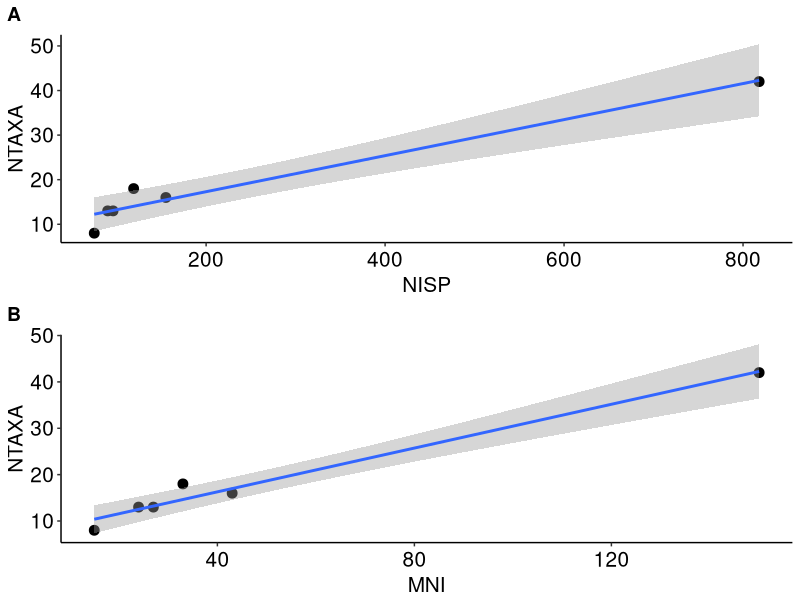

Write R code to recreate this figure. (Note: this script raises an error after producing the figure.)
## ---- chunk 1
# set the base directory for knitr to the directory above this one
# install.packages(c("knitr", "car", "ggplot2", "reshape2", "plyr", "dplyr", "viridis, "ggpubr"))
library(knitr)
opts_knit$set(root.dir = '../', progress = FALSE)
## ---- chunk 2
# see the output of sessionInfo() at the bottom for package version numbers
library(car)
library(ggplot2)
library(reshape2)
library(plyr)
library(dplyr)
library(viridis)
library(ggpubr)
## ---- chunk 3
rel<-read.csv("data/All_NISPNTAXA.csv")
layer1rev1<-read.csv("data/Area1Layer_rev1.csv")
layer1rev1mni<-read.csv("data/Area1Layer_rev1mni.csv")
layer2rev1<-read.csv("data/Area2Layer_rev1.csv")
layer2rev1mni<-read.csv("data/Area2Layer_rev1mni.csv")
layer3rev1<-read.csv("data/Area3Layer_rev1.csv")
fig5<-read.csv("data/fig5.csv")
fig6<-read.csv("data/fig6.csv")
btrev<-read.csv("data/Area3_btrev.csv")
## ---- chunk 4
NISP<-ggplot(rel, aes(NISP, NTAXA)) +
  geom_point(size = 3) +
  geom_smooth(method = "lm") +
  ggtitle("") +
  theme(panel.grid.major = element_blank(), 
        panel.grid.minor = element_blank(),
        panel.background = element_blank(), 
        axis.line = element_line(colour = "black"),
        strip.background = element_rect(colour="white", fill="white"),
        strip.text.x = element_text(colour = "black", size = 15),
        axis.text.x = element_text(vjust=0.5, color="black", size=15),
        axis.text.y = element_text(vjust=0.5, color="black", size=15), 
        axis.title.y = element_text(vjust=1.0, color="black", size=15),
        axis.title.x = element_text(vjust=0.1, color="black", size=15),
        plot.title = element_text(hjust = 0.5, size=15),
        legend.text = element_text(size=15),
        legend.title = element_text(size=15))

MNI<-ggplot(rel, aes(MNI, NTAXA)) +
  geom_point(size = 3) +
  geom_smooth(method = "lm") +
  ggtitle("") +
  theme(panel.grid.major = element_blank(), 
        panel.grid.minor = element_blank(),
        panel.background = element_blank(), 
        axis.line = element_line(colour = "black"),
        strip.background = element_rect(colour="white", fill="white"),
        strip.text.x = element_text(colour = "black", size = 15),
        axis.text.x = element_text(vjust=0.5, color="black", size=15),
        axis.text.y = element_text(vjust=0.5, color="black", size=15), 
        axis.title.y = element_text(vjust=1.0, color="black", size=15),
        axis.title.x = element_text(vjust=0.1, color="black", size=15),
        plot.title = element_text(hjust = 0.5, size=15),
        legend.text = element_text(size=15),
        legend.title = element_text(size=15))
figure3 <- ggarrange(NISP, MNI,
                     labels = c("A", "B"),
                     nrow = 2)
figure3
ggexport(figure3, width = 1000, height = 1000, filename = "Relationships.png", res=200)

#Statistical Analysis
ggexport(figure3, width = 1000, height = 1000, filename = "Relationships.png", res=200)
nispntaxa<- lm(rel$NISP ~ rel$NTAXA)
summary(nispntaxa)
mnintaxa<- lm(rel$MNI ~ rel$NTAXA)
summary(mnintaxa)

nispntaxa.1<- lm(rel_rev$NISP ~ rel_rev$NTAXA)
summary(nispntaxa.1)
mnintaxa.1<- lm(rel_rev$MNI ~ rel_rev$NTAXA)
summary(mnintaxa.1)

#Without Area 3
rel<-read.csv("All_NISPNTAXA.csv")
rel
rel_rev <- rel[2:6, ]

NISP2<-ggplot(rel_rev, aes(NISP, NTAXA)) +
  geom_point(size = 3) +
  geom_smooth(method = "glm") +
  ggtitle("") +
  theme(panel.grid.major = element_blank(), 
        panel.grid.minor = element_blank(),
        panel.background = element_blank(), 
        axis.line = element_line(colour = "black"),
        strip.background = element_rect(colour="white", fill="white"),
        strip.text.x = element_text(colour = "black", size = 15),
        axis.text.x = element_text(vjust=0.5, color="black", size=15),
        axis.text.y = element_text(vjust=0.5, color="black", size=15), 
        axis.title.y = element_text(vjust=1.0, color="black", size=15),
        axis.title.x = element_text(vjust=0.1, color="black", size=15),
        plot.title = element_text(hjust = 0.5, size=15),
        legend.text = element_text(size=15),
        legend.title = element_text(size=15))
MNI2<-ggplot(rel_rev, aes(MNI, NTAXA)) +
  geom_point(size = 3) +
  geom_smooth(method = "glm") +
  ggtitle("") +
  theme(panel.grid.major = element_blank(), 
        panel.grid.minor = element_blank(),
        panel.background = element_blank(), 
        axis.line = element_line(colour = "black"),
        strip.background = element_rect(colour="white", fill="white"),
        strip.text.x = element_text(colour = "black", size = 15),
        axis.text.x = element_text(vjust=0.5, color="black", size=15),
        axis.text.y = element_text(vjust=0.5, color="black", size=15), 
        axis.title.y = element_text(vjust=1.0, color="black", size=15),
        axis.title.x = element_text(vjust=0.1, color="black", size=15),
        plot.title = element_text(hjust = 0.5, size=15),
        legend.text = element_text(size=15),
        legend.title = element_text(size=15))

figure4 <- ggarrange(NISP2, MNI2,
                     labels = c("A", "B"),
                     nrow = 2)
figure4
ggexport(figure4, width = 1000, height = 1000, filename = "Relationships_woutA3.png", res=200)
rel_rev
## ---- chunk 5
layer1rev1<-read.csv("Area1Layer_rev1.csv")
layer1rev1
S1E4 <- layer1rev1[1:20, ]
S2E12 <- layer1rev1[21:44, ]

A1_1 <-ggplot(S1E4, aes(Layer, NISP, color=Taxon, group=Taxon)) +
  geom_point(size=3) +
  #geom_smooth(method = "glm") +
  ggtitle("Area 1-Unit S1E4: NISP") +
  geom_line(linetype="dashed") +
  #xlim(0,75)+
  ylim(0,22)+
  theme(panel.grid.major = element_blank(), 
        panel.grid.minor = element_blank(),
        panel.background = element_blank(), 
        axis.line = element_line(colour = "black"),
        strip.background = element_rect(colour="white", fill="white"),
        strip.text.x = element_text(colour = "black", size = 15),
        axis.text.x = element_text(vjust=0.5, color="black", size=15),
        axis.text.y = element_text(vjust=0.5, color="black", size=15), 
        axis.title.y = element_text(vjust=1.0, color="black", size=15),
        axis.title.x = element_text(vjust=0.1, color="black", size=15),
        plot.title = element_text(hjust = 0.5, size=15))+
  scale_color_hue(l=50, c=40)
#ggsave("Area1S1E4_PerLayer.tiff", width = 11, height = 8.5, units = "in")

A1_2 <-ggplot(S2E12, aes(Layer, NISP, color=Taxon, group=Taxon)) +
  geom_point(size=3) +
  #geom_smooth(method = "glm") +
  ggtitle("Area 1-Unit S2E12: NISP") +
  geom_line(linetype="dashed") +
  #xlim(0,75)+
  ylim(0,22)+
  theme(panel.grid.major = element_blank(), 
        panel.grid.minor = element_blank(),
        panel.background = element_blank(), 
        axis.line = element_line(colour = "black"),
        strip.background = element_rect(colour="white", fill="white"),
        strip.text.x = element_text(colour = "black", size = 15),
        axis.text.x = element_text(vjust=0.5, color="black", size=15),
        axis.text.y = element_text(vjust=0.5, color="black", size=15), 
        axis.title.y = element_text(vjust=1.0, color="black", size=15),
        axis.title.x = element_text(vjust=0.1, color="black", size=15),
        plot.title = element_text(hjust = 0.5, size=15))+
  scale_color_hue(l=50, c=40)
#ggsave("Area1S2E12_PerLayer.tiff", width = 11, height = 8.5, units = "in")

figure1 <- ggarrange(A1_1, A1_2,
                    labels = c("A", "B"),
                    nrow = 2)
figure1
#ggexport(figure1, width = 1000, height = 1000, filename = "Area1.png", res=200)

#MNI
layer1rev1mni<-read.csv("Area1Layer_rev1mni.csv")
layer1rev1mni
S1E4mni <- layer1rev1mni[1:20, ]
S2E12mni <- layer1rev1mni[21:44, ]

A1_1mni <-ggplot(S1E4mni, aes(Layer, MNI, color=Taxon, group=Taxon)) +
  geom_point(size=3) +
  #geom_smooth(method = "glm") +
  ggtitle("Area 1-Unit S1E4: MNI") +
  geom_line(linetype="dashed") +
  #xlim(0,75)+
  ylim(0,10)+
  theme(panel.grid.major = element_blank(), 
        panel.grid.minor = element_blank(),
        panel.background = element_blank(), 
        axis.line = element_line(colour = "black"),
        strip.background = element_rect(colour="white", fill="white"),
        strip.text.x = element_text(colour = "black", size = 15),
        axis.text.x = element_text(vjust=0.5, color="black", size=15),
        axis.text.y = element_text(vjust=0.5, color="black", size=15), 
        axis.title.y = element_text(vjust=1.0, color="black", size=15),
        axis.title.x = element_text(vjust=0.1, color="black", size=15),
        plot.title = element_text(hjust = 0.5, size=15))+
  scale_color_hue(l=50, c=40)
A1_1mni
#ggsave("Area1S1E4_PerLayer.tiff", width = 11, height = 8.5, units = "in")

A1_2mni <-ggplot(S2E12mni, aes(Layer, MNI, color=Taxon, group=Taxon)) +
  geom_point(size=3) +
  #geom_smooth(method = "glm") +
  ggtitle("Area 1-Unit S2E12: MNI") +
  geom_line(linetype="dashed") +
  #xlim(0,75)+
  ylim(0,10)+
  theme(panel.grid.major = element_blank(), 
        panel.grid.minor = element_blank(),
        panel.background = element_blank(), 
        axis.line = element_line(colour = "black"),
        strip.background = element_rect(colour="white", fill="white"),
        strip.text.x = element_text(colour = "black", size = 15),
        axis.text.x = element_text(vjust=0.5, color="black", size=15),
        axis.text.y = element_text(vjust=0.5, color="black", size=15), 
        axis.title.y = element_text(vjust=1.0, color="black", size=15),
        axis.title.x = element_text(vjust=0.1, color="black", size=15),
        plot.title = element_text(hjust = 0.5, size=15))+
  scale_color_hue(l=50, c=40)
A1_2mni
#ggsave("Area1S2E12_PerLayer.tiff", width = 11, height = 8.5, units = "in")

figure8_rev <- ggarrange(A1_1, A1_2,A1_1mni, A1_2mni,
                     labels = c("A", "B", "C", "D"),
                     nrow = 2, ncol=2)

figure8_rev
#ggexport(figure8_rev, width = 2000, height = 2000, filename = "Area1_rev.png", res=200)

## ---- chunk 6
layer2rev1<-read.csv("Area2Layer_rev1.csv")
layer2rev1
S1E6 <- layer2rev1[1:16, ]
S2E14Baulk <- layer2rev1[17:28, ]
S2E14 <- layer2rev1[29:44, ]

A2_1<-ggplot(S1E6, aes(Layer, NISP, color=Taxon, group=Taxon)) +
  geom_point(size=3) +
  #geom_smooth(method = "glm") +
  ggtitle("Area 2-Unit S1E6: NISP") +
  geom_line(linetype="dashed") +
  #xlim(0,75)+
  ylim(0,31)+
  theme(panel.grid.major = element_blank(), 
        panel.grid.minor = element_blank(),
        panel.background = element_blank(), 
        axis.line = element_line(colour = "black"),
        strip.background = element_rect(colour="white", fill="white"),
        strip.text.x = element_text(colour = "black", size = 15),
        axis.text.x = element_text(vjust=0.5, color="black", size=15),
        axis.text.y = element_text(vjust=0.5, color="black", size=15), 
        axis.title.y = element_text(vjust=1.0, color="black", size=15),
        axis.title.x = element_text(vjust=0.1, color="black", size=15),
        plot.title = element_text(hjust = 0.5, size=15))+
  scale_color_hue(l=50, c=40)

A2_2<-ggplot(S2E14Baulk, aes(Layer, NISP, color=Taxon, group=Taxon)) +
  geom_point(size=3) +
  #geom_smooth(method = "glm") +
  ggtitle("Area 2-Unit S1E14 Baulk: NISP") +
  geom_line(linetype="dashed") +
  #xlim(0,75)+
  ylim(0,31)+
  theme(panel.grid.major = element_blank(), 
        panel.grid.minor = element_blank(),
        panel.background = element_blank(), 
        axis.line = element_line(colour = "black"),
        strip.background = element_rect(colour="white", fill="white"),
        strip.text.x = element_text(colour = "black", size = 15),
        axis.text.x = element_text(vjust=0.5, color="black", size=15),
        axis.text.y = element_text(vjust=0.5, color="black", size=15), 
        axis.title.y = element_text(vjust=1.0, color="black", size=15),
        axis.title.x = element_text(vjust=0.1, color="black", size=15),
        plot.title = element_text(hjust = 0.5, size=15))+
  scale_color_hue(l=50, c=40)

A2_3<-ggplot(S2E14, aes(Layer, NISP, color=Taxon, group=Taxon)) +
  geom_point(size=3) +
  #geom_smooth(method = "glm") +
  ggtitle("Area 2-Unit S2E14: NISP") +
  geom_line(linetype="dashed") +
  #xlim(0,75)+
  ylim(0,31)+
  theme(panel.grid.major = element_blank(), 
        panel.grid.minor = element_blank(),
        panel.background = element_blank(), 
        axis.line = element_line(colour = "black"),
        strip.background = element_rect(colour="white", fill="white"),
        strip.text.x = element_text(colour = "black", size = 15),
        axis.text.x = element_text(vjust=0.5, color="black", size=15),
        axis.text.y = element_text(vjust=0.5, color="black", size=15), 
        axis.title.y = element_text(vjust=1.0, color="black", size=15),
        axis.title.x = element_text(vjust=0.1, color="black", size=15),
        plot.title = element_text(hjust = 0.5, size=15))+
  scale_color_hue(l=50, c=40)

#MNI
layer2rev1mni<-read.csv("Area2Layer_rev1mni.csv")
layer2rev1mni
S1E6mni <- layer2rev1mni[1:16, ]
S2E14Baulkmni <- layer2rev1mni[17:28, ]
S2E14mni <- layer2rev1mni[29:44, ]

A2_1mni<-ggplot(S1E6mni, aes(Layer, MNI, color=Taxon, group=Taxon)) +
  geom_point(size=3) +
  #geom_smooth(method = "glm") +
  ggtitle("Area 2-Unit S1E6: MNI") +
  geom_line(linetype="dashed") +
  #xlim(0,75)+
  ylim(0,10)+
  theme(panel.grid.major = element_blank(), 
        panel.grid.minor = element_blank(),
        panel.background = element_blank(), 
        axis.line = element_line(colour = "black"),
        strip.background = element_rect(colour="white", fill="white"),
        strip.text.x = element_text(colour = "black", size = 15),
        axis.text.x = element_text(vjust=0.5, color="black", size=15),
        axis.text.y = element_text(vjust=0.5, color="black", size=15), 
        axis.title.y = element_text(vjust=1.0, color="black", size=15),
        axis.title.x = element_text(vjust=0.1, color="black", size=15),
        plot.title = element_text(hjust = 0.5, size=15))+
  scale_color_hue(l=50, c=40)

A2_2mni<-ggplot(S2E14Baulkmni, aes(Layer, MNI, color=Taxon, group=Taxon)) +
  geom_point(size=3) +
  #geom_smooth(method = "glm") +
  ggtitle("Area 2-Unit S2E14 Baulk: MNI") +
  geom_line(linetype="dashed") +
  #xlim(0,75)+
  ylim(0,10)+
  theme(panel.grid.major = element_blank(), 
        panel.grid.minor = element_blank(),
        panel.background = element_blank(), 
        axis.line = element_line(colour = "black"),
        strip.background = element_rect(colour="white", fill="white"),
        strip.text.x = element_text(colour = "black", size = 15),
        axis.text.x = element_text(vjust=0.5, color="black", size=15),
        axis.text.y = element_text(vjust=0.5, color="black", size=15), 
        axis.title.y = element_text(vjust=1.0, color="black", size=15),
        axis.title.x = element_text(vjust=0.1, color="black", size=15),
        plot.title = element_text(hjust = 0.5, size=15))+
  scale_color_hue(l=50, c=40)

A2_3mni<-ggplot(S2E14mni, aes(Layer, MNI, color=Taxon, group=Taxon)) +
  geom_point(size=3) +
  #geom_smooth(method = "glm") +
  ggtitle("Area 2-Unit S2E14: MNI") +
  geom_line(linetype="dashed") +
  #xlim(0,75)+
  ylim(0,10)+
  theme(panel.grid.major = element_blank(), 
        panel.grid.minor = element_blank(),
        panel.background = element_blank(), 
        axis.line = element_line(colour = "black"),
        strip.background = element_rect(colour="white", fill="white"),
        strip.text.x = element_text(colour = "black", size = 15),
        axis.text.x = element_text(vjust=0.5, color="black", size=15),
        axis.text.y = element_text(vjust=0.5, color="black", size=15), 
        axis.title.y = element_text(vjust=1.0, color="black", size=15),
        axis.title.x = element_text(vjust=0.1, color="black", size=15),
        plot.title = element_text(hjust = 0.5, size=15))+
  scale_color_hue(l=50, c=40)

figure9_rev <- ggarrange(A2_1, A2_2, A2_3,
                         A2_1mni, A2_2mni, A2_3mni,
                     labels = c("A", "B", "C",
                                "D","E","F"),
                     nrow = 3, ncol=3)

figure9_rev
#ggexport(figure9_rev, width = 3000, height = 2000, filename = "Area2_rev.png", res=200)
## ---- chunk 7
N5_1<-ggplot(layer3rev1, aes(Layer, NISP, color=Taxon, group=Taxon)) +
  geom_point(size=3) +
  #geom_smooth(method = "glm") +
  ggtitle("") +
  geom_line(linetype="dashed") +
  #xlim(0,75)+
  #ylim(0,10)+
  theme(panel.grid.major = element_blank(), 
        panel.grid.minor = element_blank(),
        panel.background = element_blank(), 
        axis.line = element_line(colour = "black"),
        strip.background = element_rect(colour="white", fill="white"),
        strip.text.x = element_text(colour = "black", size = 15),
        axis.text.x = element_text(vjust=0.5, color="black", size=15),
        axis.text.y = element_text(vjust=0.5, color="black", size=15), 
        axis.title.y = element_text(vjust=1.0, color="black", size=15),
        axis.title.x = element_text(vjust=0.1, color="black", size=15),
        plot.title = element_text(hjust = 0.5, size=15))+
  scale_color_hue(l=50, c=40)
ggsave("Area3_PerLayer.tiff", width = 11, height = 8.5, units = "in")


#MNI
layer3rev1mni<-read.csv("Area3Layer_rev1mni.csv")
layer3rev1mni

N5_2<-ggplot(layer3rev1mni, aes(Layer, MNI, color=Taxon, group=Taxon)) +
  geom_point(size=3) +
  #geom_smooth(method = "glm") +
  ggtitle("") +
  geom_line(linetype="dashed") +
  #xlim(0,75)+
  #ylim(0,10)+
  theme(panel.grid.major = element_blank(), 
        panel.grid.minor = element_blank(),
        panel.background = element_blank(), 
        axis.line = element_line(colour = "black"),
        strip.background = element_rect(colour="white", fill="white"),
        strip.text.x = element_text(colour = "black", size = 15),
        axis.text.x = element_text(vjust=0.5, color="black", size=15),
        axis.text.y = element_text(vjust=0.5, color="black", size=15), 
        axis.title.y = element_text(vjust=1.0, color="black", size=15),
        axis.title.x = element_text(vjust=0.1, color="black", size=15),
        plot.title = element_text(hjust = 0.5, size=15))+
  scale_color_hue(l=50, c=40)
ggsave("Area3_PerLayer_MNI.tiff", width = 11, height = 8.5, units = "in")


figure11_rev <- ggarrange(N5_1, N5_2,
                          labels = c("A", "B"),
                          nrow = 2)

figure11_rev
#ggexport(figure11_rev, width = 1000, height = 1000, filename = "Area3_rev.png", res=200)
## ---- chunk 8
ggplot(btrev, aes(Layer, NISP, fill=Type)) +
  geom_bar(stat = "identity", position = position_dodge(), alpha = 0.75)+
  geom_text(aes(label = NISP), fontface = "bold", vjust = 1.5,
            position = position_dodge(.9), size = 4) +
  theme(panel.grid.major = element_blank(), 
        panel.grid.minor = element_blank(),
        panel.background = element_blank(), 
        axis.line = element_line(colour = "black"),
        strip.background = element_rect(colour="white", fill="white"),
        strip.text.x = element_text(colour = "black", size = 15),
        axis.text.x = element_text(vjust=0.5, color="black", size=15),
        axis.text.y = element_text(vjust=0.5, color="black", size=15), 
        axis.title.y = element_text(vjust=1.0, color="black", size=15),
        axis.title.x = element_text(vjust=0.1, color="black", size=15),
        plot.title = element_text(hjust = 0.5, size=15),
        legend.key.size = unit(1, 'cm'),
        legend.key.height = unit(1.5, 'cm'),
        legend.key.width = unit(1, 'cm'),
        legend.title = element_text(size=20), 
        legend.text = element_text(size=15))+
  scale_fill_manual("Type", values = c("Bone" = "brown", "Tooth" = "gray"))
#ggsave("Area3_bt.tiff", width = 11, height = 8.5, units = "in")
## ---- chunk 9
ggplot(fig5, aes(fill=Type, y=Abundance, x=Area)) + 
  geom_bar(position="stack", stat="identity") +
  scale_fill_viridis(discrete = T) +
  theme(panel.grid.major = element_blank(), 
        panel.grid.minor = element_blank(),
        panel.background = element_blank(), 
        axis.line = element_line(colour = "black"),
        strip.background = element_rect(colour="white", fill="white"),
        strip.text.x = element_text(colour = "black", size = 15),
        axis.text.x = element_text(vjust=0.5, color="black", size=15),
        axis.text.y = element_text(vjust=0.5, color="black", size=15), 
        axis.title.y = element_text(vjust=1.0, color="black", size=15),
        axis.title.x = element_text(vjust=0.1, color="black", size=15),
        plot.title = element_text(hjust = 0.5, size=15))
ggsave("All_Abundance.tiff", width = 5, height = 7, units = "in")

ggplot(fig6, aes(y=NTAXA, x=Area)) + 
  geom_bar(position="stack", stat="identity") +
  scale_fill_viridis(discrete = T) +
  theme(panel.grid.major = element_blank(), 
        panel.grid.minor = element_blank(),
        panel.background = element_blank(), 
        axis.line = element_line(colour = "black"),
        strip.background = element_rect(colour="white", fill="white"),
        strip.text.x = element_text(colour = "black", size = 15),
        axis.text.x = element_text(vjust=0.5, color="black", size=15),
        axis.text.y = element_text(vjust=0.5, color="black", size=15), 
        axis.title.y = element_text(vjust=1.0, color="black", size=15),
        axis.title.x = element_text(vjust=0.1, color="black", size=15),
        plot.title = element_text(hjust = 0.5, size=15))
ggsave("All_NTAXA.tiff", width = 5, height = 6, units = "in")
## ---- chunk 10
# Computational environment and software dependencies for this analysis.
sessionInfo()
